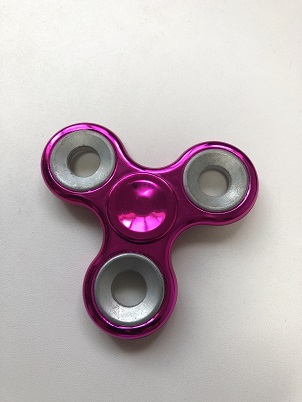
#> input picture eye_detection/chap2/img/spinner_small.jpg, 302 x 402 px
$ python snake.py
#> lines starting #> are read from the running program, lines starting #| are printed output that depends on the picture
import PIL
import os
from PIL import Image, ImageDraw

original_image = 'img/spinner_small.jpg'
LOOP = 1000

class Snake():
    def __init__(self, initial_value, im, k1=0.5, k2=0.1, k3=0.0):
        self.snake = initial_value
        self._i = 0
        self._last = False
        self.k1 = k1
        self.k2 = k2
        self.k3 = k3
        self.elastic_dxdy = []
        self.external_dxdy = []
        self.im_gray = im.convert("L")

    def __iter__(self):
        return self

    def __next__(self):
        if self._last:
            self._last = False
            self._i = 0
            raise StopIteration()

        if self._i == len(self.snake) - 1:
            self._last = True
            return self.snake[self._i-1], self.snake[self._i], self.snake[0]

        val = self.snake[self._i-1], self.snake[self._i], self.snake[self._i+1]
        self._i += 1
        return val

    def update(self):
        self.calc_elastic_dxdy()
        self.calc_external_dxdy()
        self.update_by_dxdy()

    def calc_elastic_dxdy(self):
        self.elastic_dxdy = []
        for p0, p1, p2 in self:
            dx = self.k2 * 2 * self.k1 * ((p0[0] - p1[0]) + (p2[0] - p1[0]))
            dy = self.k2 * 2 * self.k1 * ((p0[1] - p1[1]) + (p2[1] - p1[1]))
            self.elastic_dxdy.append((dx, dy))


    def calc_external_dxdy(self):
        self.external_dxdy = []
        for x, y in self.snake:
            right = self.im_gray.getpixel((x+1, y))
            left = self.im_gray.getpixel((x-1, y))
            top = self.im_gray.getpixel((x, y-1))
            bottom = self.im_gray.getpixel((x, y+1))
            dx = 0.5 * self.k3 * (right - left)
            dy = 0.5 * self.k3 * (bottom - top)
            self.external_dxdy.append((dx, dy))

    def update_by_dxdy(self):
        for i in range(len(self.snake)):
            nx = min(self.snake[i][0] + self.elastic_dxdy[i][0] + self.external_dxdy[i][0], self.im_gray.width-2)
            ny = min(self.snake[i][1] + self.elastic_dxdy[i][1] + self.external_dxdy[i][1], self.im_gray.height-2)
            nx = max(1, nx)
            ny = max(1, ny)

            self.snake[i] = (nx, ny)


def plot_snake(im, snake, outfile):
    draw = ImageDraw.Draw(im)
    for _, p0, p1 in snake:
        draw.line((p0, p1), fill=(255, 0, 0))

    im.save(outfile)


def main():
    im = Image.open(original_image)
#> im is the input picture: PIL image 302x402 RGB; mean R, G, B 189.2, 178.1, 181.3
    initial_snake = [(1, 10), (10, 10), (20, 10), (30, 10),(40, 10),(50, 10),(60, 10),(70, 10),(80, 10),(90, 10), (100, 10),
                     (110, 10),(120, 10),(130, 10),(140, 10),(150, 10),(160, 10),(170, 10),(180, 10),(190, 10), (200, 10),
                     (210, 10), (220, 10), (230, 10), (240, 10), (250, 10), (260, 10), (270, 10), (280, 10), (290, 10),(300, 10),

                     (290, 15), (230, 40), (280, 100), (290, 150), (290, 200), (280, 250), (290, 300), (280, 360), (300, 400),
                      (250, 390), (200, 380), (150, 390), (50, 370), (20, 350),
                      (10, 300), (15, 260), (20, 210), (10, 150), (30, 100), (20, 50)]
    snake = Snake(initial_snake, im)
#> in __init__, `self.im_gray = im.convert("L")`:
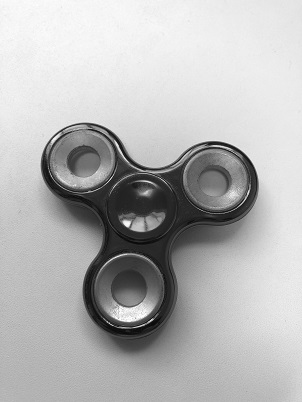
#> self.im_gray: PIL image 302x402 L; min 9, max 255, mean 181.8
    #plot_snake(im, snake, os.path.join('out', 'snake.png'))

    for i in range(LOOP):
        snake.update()
        if i % 100 == 0:
            plot_snake(im, snake, os.path.join('out', 'snake{}.png'.format(i)))
#> this loop made 1000 passes
#> pass 1, in plot_snake, `im.save(outfile)`:
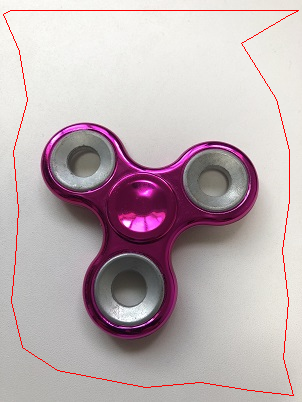
#> saved as snake0.png: PIL image 302x402 RGB; mean R, G, B 189.6, 175.8, 179
#> after the loop:
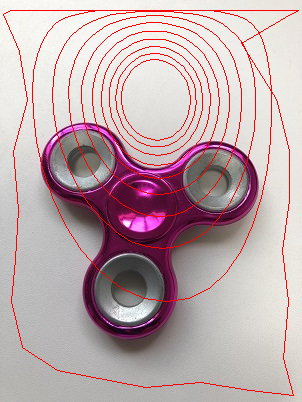
#> im: PIL image 302x402 RGB; mean R, G, B 191.3, 169.9, 173


if __name__ == '__main__':
    main()
